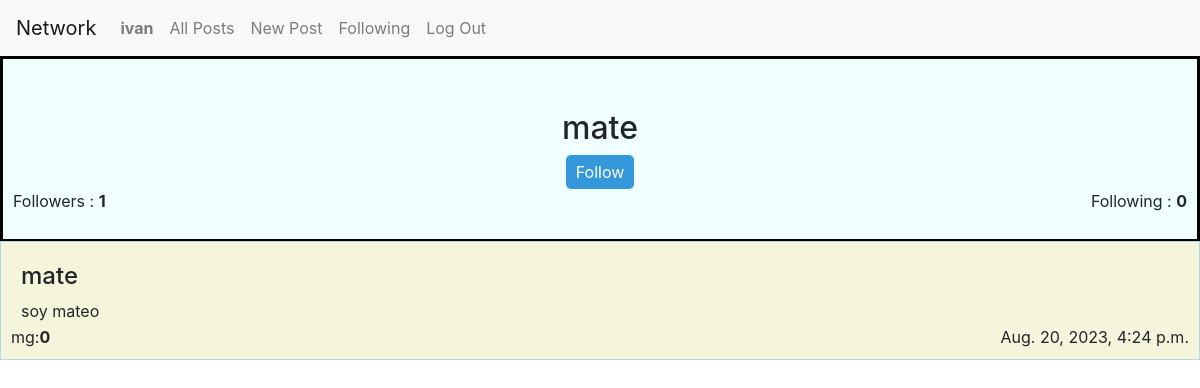
Screenshot of /user/7 (signed in) with the database file from the repository.
### network/models.py (models this page shows, shortened)
class User(AbstractUser):
    pass

class Post(models.Model):
    id_user = models.ForeignKey(User, on_delete=models.SET_NULL, null=True, default=None)
    content = models.CharField(max_length=10000)
    date = models.DateTimeField(auto_now_add=True)
    mg = models.IntegerField(default=0)

### network/views.py (the view)
# urls.py: path("user/<int:id_user>", views.individualprofile , name="individualprofile" ),
def individualprofile(request, id_user):
    if request.method == "GET":
        user_profile = User.objects.get(pk= id_user)
        user_logued = User.objects.get(pk=request.user.id)
        posts_user = Post.objects.filter(id_user=user_profile.id)
        posts_order = sorted(posts_user, key=lambda x: x.date, reverse=True)
        follower = Follow.objects.filter(follower=user_logued , following= user_profile)
        if len(follower) != 0 :
            state_follow = True
        else:
            state_follow= False
        followers = user_profile.followers.count()
        following = user_profile.following.count()
        return render(request, 'network/individualprofile.html', {
            "userindividual": user_profile,
            "posts" : posts_order,
            "followers" : followers,
            "following" : following,
            "state" : state_follow
        })

### network/templates/network/individualprofile.html (shortened to what this page needs)
{% extends "network/layout.html" %}
{% load static %}
{% block body %}
    <div class="perfil">
        <div class="nameperfil">
            <h2>{{userindividual.username}}</h2>
            {% if user.is_authenticated %}
                {% if user.id != userindividual.id  %}
                    {% if state == 0 %}
                        <form  action="{% url 'follow' %}" method="post" >
                            <button type="submit" class="follow" id="stateButton" >Follow</button>
                        </form>
                    {% endif %}
                {% endif %}
            {% endif %}
        </div>
        <div class="mg">
            <p>Followers : <b>{{followers}}</b></p>
        </div>
        <div class="date">
            <p>Following : <b>{{following}}</b></p>
        </div>
    </div>
    {% for post in posts %}
        <div class="post_index">
            <h4>{{post.id_user.username}}</h4>
            <p>{{post.content}} </p>
            <p class="date">{{post.date}} </p>
            <p class="mg">mg:<b>{{post.mg}}</b>  </p>
        </div>
    {% endfor %}
{% endblock %}

### network/templates/network/layout.html (shortened to what this page needs)
{% load static %}
<!DOCTYPE html>
<html lang="en">
    <head>
        <link rel="stylesheet" href="https://stackpath.bootstrapcdn.com/bootstrap/4.4.1/css/bootstrap.min.css">
        <link href="{% static 'network/styles.css' %}" rel="stylesheet">
    </head>
    <body>
        <nav class="navbar navbar-expand-lg navbar-light bg-light">
            <a class="navbar-brand" href="#">Network</a>
            <div>
              <ul class="navbar-nav mr-auto">
                {% if user.is_authenticated %}
                    <li class="nav-item">
                        <a class="nav-link" ><strong>{{ user.username }}</strong></a>
                    </li>
                {% endif %}
                <li class="nav-item">
                  <a class="nav-link" href="{% url 'index' %}">All Posts</a>
                </li>
                {% if user.is_authenticated %}
                    <li class="nav-item">
                        <a class="nav-link" href="{% url 'new_post' %}"> New Post</a>
                    </li>
                    <li class="nav-item">
                        <a class="nav-link" href="{% url 'postfollowing' %}">Following</a>
                    </li>
                    <li class="nav-item">
                        <a class="nav-link" href="{% url 'logout' %}">Log Out</a>
                    </li>
                {% endif %}
              </ul>
            </div>
          </nav>
        <div class="body">
            {% block body %}
            {% endblock %}
        </div>
    </body>
</html>

### network/static/network/styles.css (style rules this page uses)
.post_index { position: relative; margin: 0; margin-top: -1px; padding: 20px; border: 1px solid lightblue; background-color: beige; box-sizing: border-box; }
.date { position: absolute; bottom: 0; right: 0; margin: 10px; }
.mg { position: absolute; bottom: 0; left: 0; margin: 10px; }
.perfil { border: 3px solid black; background-color: azure; padding: 50px; position: relative; }
.nameperfil { justify-content: center; text-align: center; }
#stateButton { display: inline-block; padding: 5px 10px; background-color: #3498db; color: #ffffff; border: none; border-radius: 5px; font-size: 16px; cursor: pointer; transition: background-color 0.3s, color 0.3s; }

### rows the page displays
User: username "ivan"
User: username "mate"
Post: id_user.username "mate", content "soy mateo", date "Aug. 20, 2023, 4:24 p.m.", mg "0"

### other values shown
{{ followers }} "1"
{{ following }} "0"
